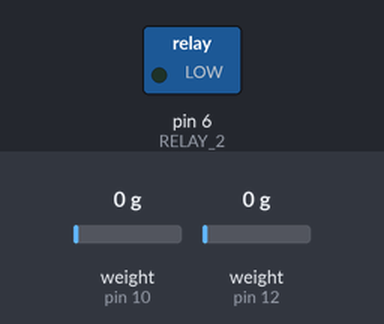
The program below on a simulated Arduino Uno, built with avr-gcc and run on an emulated ATmega328P. Shown: switched loads named in the program (green lamp = pin HIGH). Dashed ring = blinking. The inputs (shaded band) are chosen by the test bench; at power-on: weight on the scale (sensors on pin 10, pin 12) 0 g. What the program prints to the serial monitor is not drawn.

Above: at 7.6 s.
Timing chart, 0 to 12.6 s (numbered marks = the images above):
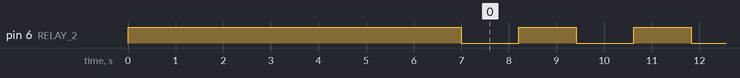

The program:

main.cpp
```cpp
#include <Arduino.h>
#include "HX711.h"
// #include "avr_debugger.h"
// #include <app_api.h>
/*
ini adalah projek untuk alat tes destruksi / dulability kursi kereta d-tech
kode ini diupload ke arduino nano dan dengan komunikasi serialnya, arduino ini akan mengirimkan data
ke laptop untuk selanjutnya diolah, divisualisasi, dan disimpan

anda dapat melihat kode ini di github saya (masih publik) di
https://github.com/yuuahmad/tes-kursi-ketera
*/

// inisialisassi pin RELAY
// const int RELAY_1 = 7;
const int RELAY_2 = 6;
bool nilai_relay = true;

// inisialisassi pin dan nilai2 LOADCELL
const int LOADCELL_1_SCK = 13; // ini loadcell dudukan
const int LOADCELL_1_DT = 12;
const int LOADCELL_2_SCK = 11; // ini loadcell sandaran
const int LOADCELL_2_DT = 10;
float calibration_factor1 = -86.80; // Kalibrasi sensor Load Cell 2
float calibration_factor2 = -43.80; // Kalibrasi sensor Load Cell 1
float GRAM1;
float GRAM2;
float KG1;
float KG2;
const float alpha = 0.75; // Rasio 80/20
float smoothedValue1 = 0;
float smoothedValue2 = 0;

// inisialisasi nilai milis loadcell (untuk store data agar milis berjalan)
unsigned long milis_relay;
unsigned long milis_relay_sebelumnya;
unsigned long milis_loadcell;

// inisialisasi nilai untuk counter mundur
float nilai_ke = 0;
// inisialisasi nilai untuk user input
char userInput;
// bool untuk menyatakan sudah ada perintah dari komputer atau belum
bool mulai_program = false;
// inisialisasi pin tombol start
// const int tombol_start = 2;
// bool keadaan_tombol_start = false; // buat keadaannya false dulu

HX711 sensor_loadcell_1;
HX711 sensor_loadcell_2;

void setup()
{
  // debug_init();
  Serial.begin(38400);
  // delay(1000);
  // Serial.println("bersiap memulai program");
  pinMode(RELAY_2, OUTPUT);
  digitalWrite(RELAY_2, HIGH);
  // program eksekusi awal loadcell pertama
  sensor_loadcell_1.begin(LOADCELL_1_DT, LOADCELL_1_SCK);
  sensor_loadcell_2.begin(LOADCELL_2_DT, LOADCELL_2_SCK);
  sensor_loadcell_1.set_scale(calibration_factor1);
  sensor_loadcell_2.set_scale(calibration_factor2);
  sensor_loadcell_1.tare();
  sensor_loadcell_2.tare();
  // program eksekusi awal loadcell kedua

  // inisialisasi relay
  // pinMode(RELAY_1, OUTPUT);
  // pastikan nilai relay LOW saat inisialisasi
  // alasannya karena relay akan hidup ketika inputnya low
  // begitupula ketika keadaan default
  // dan karena itulah saya menggunakan output normal close
  // karena akan open saat active.
  // memang aneh, tapi begiilah kenyataannya
  // digitalWrite(RELAY_1, HIGH);
  // delay(10000); // delay untuk menunggu koneksi dengan komputer.
  // inisialisasi tombol start dan buat input pullup
  // pinMode(2, INPUT_PULLUP);
  mulai_program = true;
  delay(5000);
  // Serial.println("bantuan kedua");
}

void loop()
{
  // perintah ini gagal karena dapat menyebabkan loadcell mengganggu penerimaan karakter dari komputer
  // if (Serial.available() > 0)
  // {
  //   userInput = Serial.read(); // read user input
  //   if (userInput == 'g')
  //   { // if we get expected value
  //     mulai_program = true;
  //   } // if user input 'g'
  // }   // Serial.available
  // gunakan hanya satu arah, dan tidak akan kembali lagi
  // int keadaan_tombol_start = digitalRead(2);
  // if (keadaan_tombol_start == LOW)
  //     digitalWrite(13, LOW);
  // else
  // {
  //     digitalWrite(13, HIGH);
  // mulai_program = true;

  // reset nilai milis relay
  milis_relay = millis();

  // dapatkan nilai pembancaan sensor loadcell
  // loadcell pertama
  // GRAM1 = sensor_loadcell_1.get_units();                       // baca nilai loadcell
  // KG1 = GRAM1 / 1000;                                          // buat jadi kilogram
  // smoothedValue1 = alpha * KG1 + (1 - alpha) * smoothedValue1; // buat nilainya menjadi halus dengan memprosesnya dengan alpha
  // // loadcell kedua
  // GRAM2 = sensor_loadcell_2.get_units();                       // baca nilai loadcell
  // KG2 = GRAM2 / 1000;                                          // buat jadi kilogram
  // smoothedValue2 = alpha * KG2 + (1 - alpha) * smoothedValue2; // buat nilainya menjadi halus dengan memprosesnya dengan alpha

  // program untuk switching relay
  if ((milis_relay - milis_relay_sebelumnya) >= 1200 && mulai_program) // jangan gunakan delay, tapi milis dan karena 1hz maka nilai hidup dan nilai mati 1/2 detik
  {
    if (nilai_ke < 10000)
      nilai_relay = !nilai_relay; // program untuk melakukan switcing pada relay
    else
      nilai_relay = true; // ini artinya nilai relay akan mati (seperti diatas, karena saya pakai normal close dan false/LOW artinya hidup)
    nilai_ke = nilai_ke + 0.5;
    milis_relay_sebelumnya = milis_relay;
  }
  // digitalWrite(RELAY_1, nilai_relay);
  digitalWrite(RELAY_2, nilai_relay);

  // program untuk mengrimkan data ke komputer
  if (nilai_ke < 10000 && mulai_program) // tunggu maksimal 1 setik untuk memastikan sensor hadir/terpasang dengan benar
  {
    Serial.print(nilai_ke);
    Serial.print(",");
    Serial.print(sensor_loadcell_1.get_units(), 1);
    Serial.print(",");
    Serial.print(sensor_loadcell_2.get_units(), 1);
    Serial.print(",");
    Serial.println(nilai_relay);
  }
}
```

Measured:
- by itself, pin 6 (RELAY_2): alternates HIGH for 1.2 s and LOW for 1.2 s
